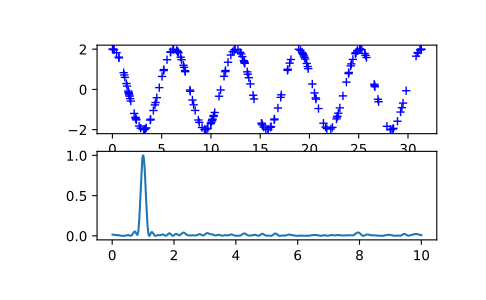

Here is the Python script that generated this plot:
import matplotlib.pyplot as plt
rng = np.random.default_rng()

# First define some input parameters for the signal:

A = 2.
w = 1.
phi = 0.5 * np.pi
nin = 1000
nout = 100000
frac_points = 0.9  # Fraction of points to select

# Randomly select a fraction of an array with timesteps:

r = rng.standard_normal(nin)
x = np.linspace(0.01, 10*np.pi, nin)
x = x[r >= frac_points]

# Plot a sine wave for the selected times:

y = A * np.sin(w*x+phi)

# Define the array of frequencies for which to compute the periodogram:

f = np.linspace(0.01, 10, nout)

# Calculate Lomb-Scargle periodogram:

import scipy.signal as signal
pgram = signal.lombscargle(x, y, f, normalize=True)

# Now make a plot of the input data:

plt.subplot(2, 1, 1)
plt.plot(x, y, 'b+')

# Then plot the normalized periodogram:

plt.subplot(2, 1, 2)
plt.plot(f, pgram)
plt.show()
